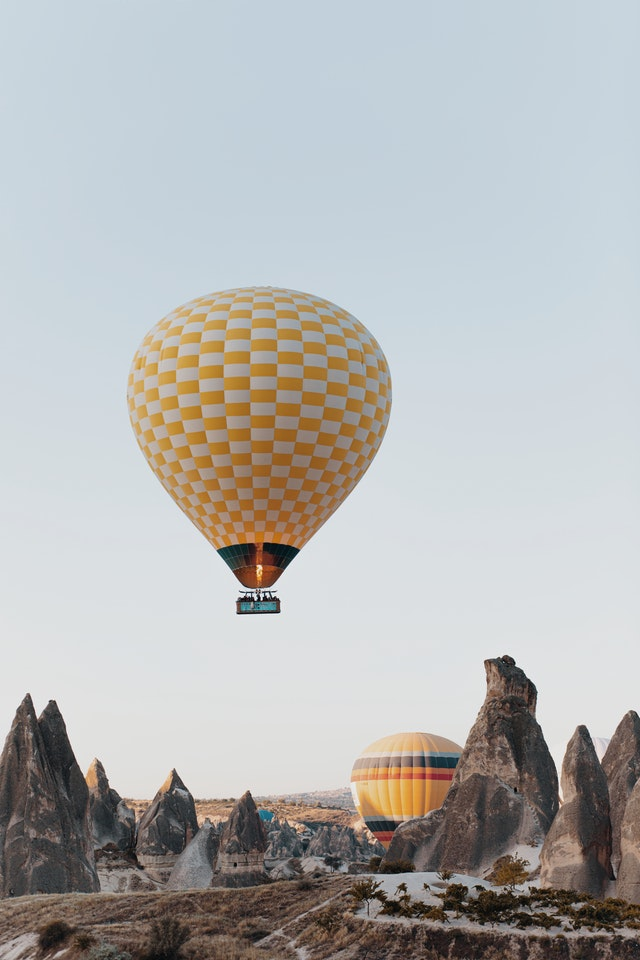
#> input picture Bolum_07_Exercises_2/aircraft.jpg, 640 x 960 px
$ jupyter execute c05_Image_transition.ipynb
#> lines starting #> are read from the running program, lines starting #| are printed output that depends on the picture
[cell 1]
import cv2

[cell 2]
def nothing(x):
    pass

[cell 3]
img1 = cv2.imread("aircraft.jpg")
#> img1 is the input picture: shape (960, 640, 3); mean B, G, R 179.6, 180.6, 180.1
img1 = cv2.resize(img1,(640,480))
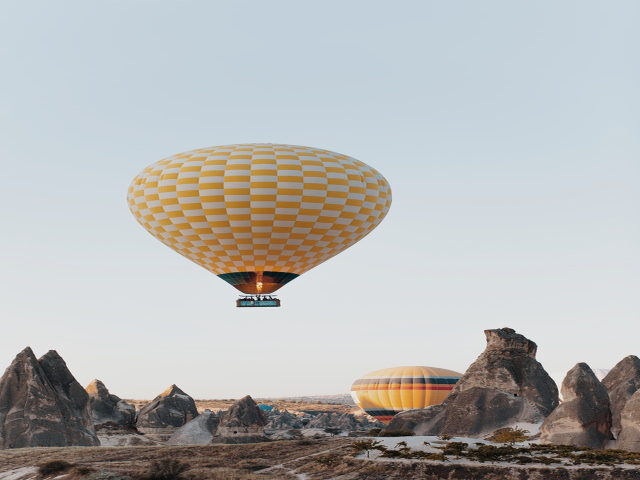
#> img1: shape (480, 640, 3); mean B, G, R 179.7, 180.7, 180.2

img2  = cv2.imread("balls.jpg")
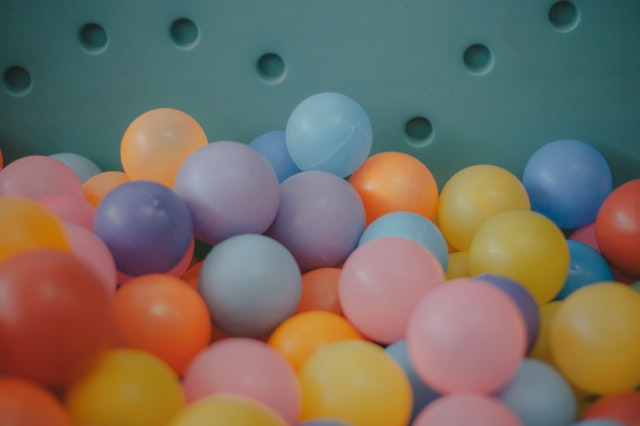
#> input picture Bolum_07_Exercises_2/balls.jpg, 640 x 426 px
#> img2 is the input picture: shape (426, 640, 3); mean B, G, R 97.5, 110.1, 120
img2 = cv2.resize(img2,(640,480))
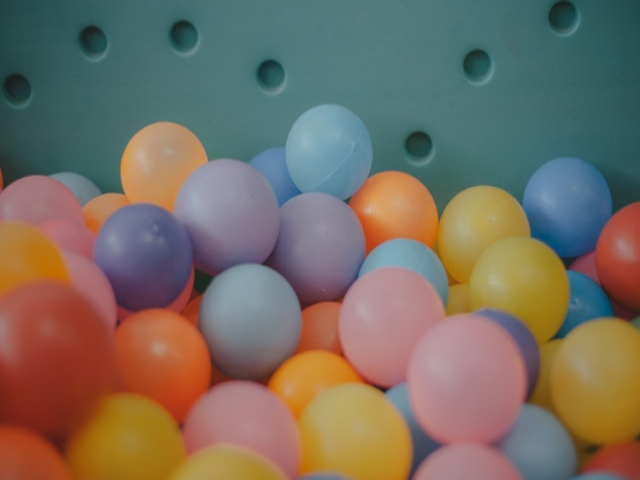
#> img2: shape (480, 640, 3); mean B, G, R 97.4, 110, 119.9

output = cv2.addWeighted(img1,0.5,img2,0.5,0)
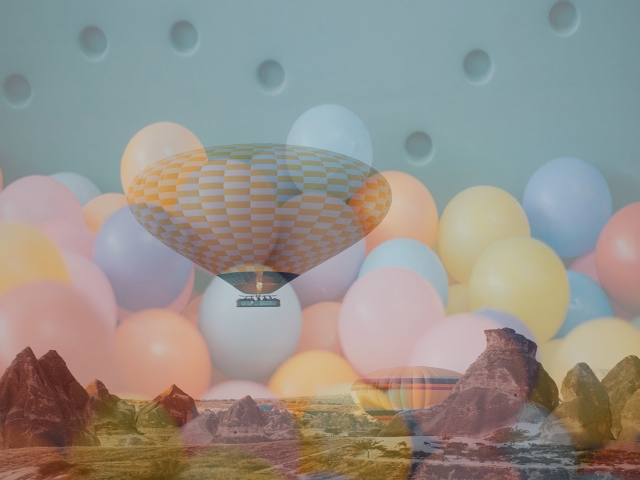
#> output: shape (480, 640, 3); mean B, G, R 138.6, 145.3, 150

windowName = "Transition Program"
cv2.namedWindow(windowName)

cv2.createTrackbar("Alpha-Beta",windowName,0,1000,nothing)
#> slider 'Alpha-Beta' is set to 100

while True:
    cv2.imshow(windowName,output)
    alpha = cv2.getTrackbarPos("Alpha-Beta",windowName)/1000
    beta = 1-alpha

    output = cv2.addWeighted(img1,alpha,img2,beta,0)
    print(alpha,beta)

    if cv2.waitKey(1) == 27:
#> (key Esc is pressed here)
        break

cv2.destroyAllWindows()
